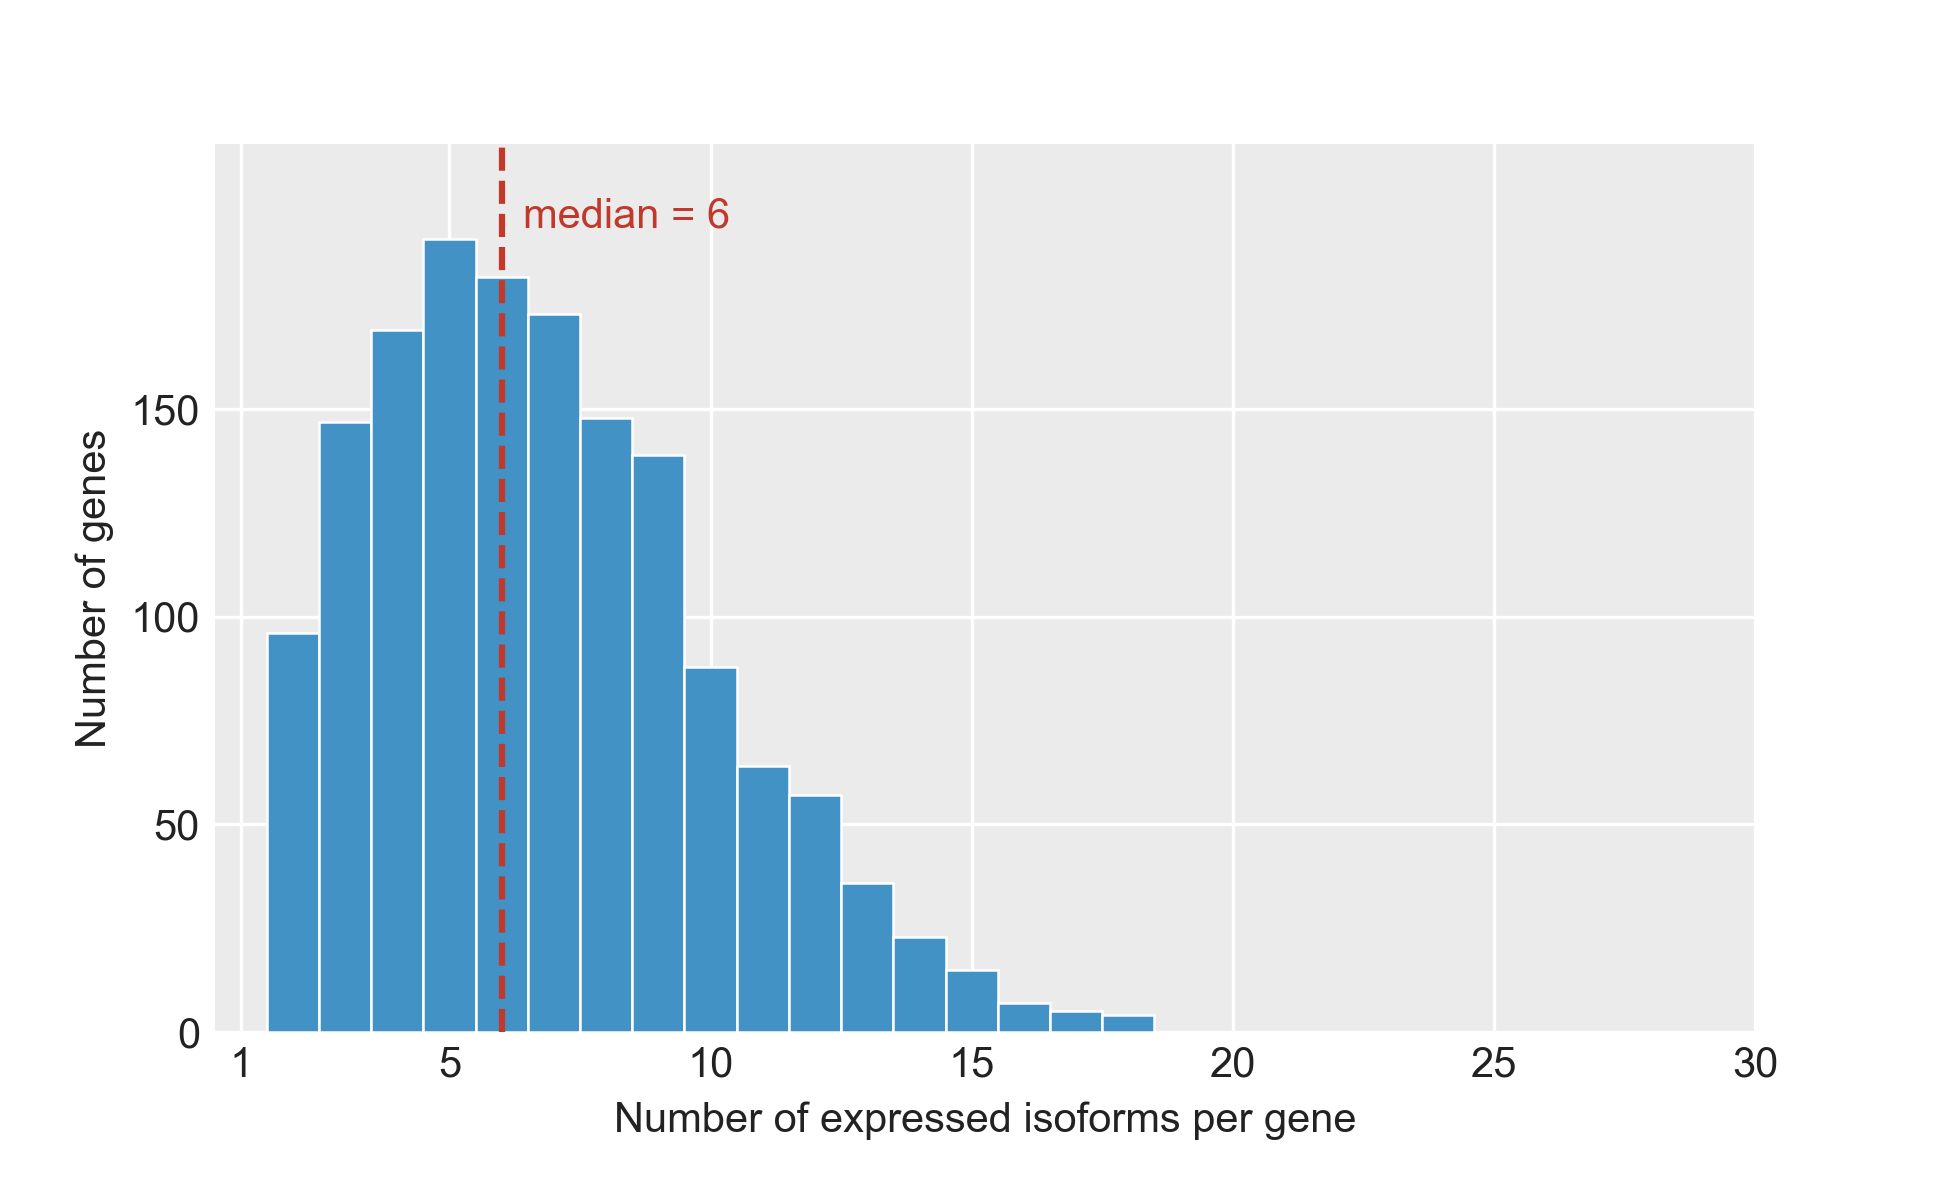

Recreate this plot in Python.
"""SF27 — Isoform count per gene in the Isopair pair-set cohort (n = 1,585).

Standalone rebuild of the isoform-count panel that was previously bundled
as Panel A of PairSetDescriptives. Split per Yul-era paper numbering so
the paper's SF27 reference resolves to one figure.

Style: matplotlib rendered with ggplot-mimic theme (grey panel + white
gridlines) so the panel visually matches SF1-SF23. See
figures/lib/ggplot_style.py.
"""

from __future__ import annotations
import sys
from pathlib import Path

import matplotlib.pyplot as plt
import numpy as np
import pandas as pd

HERE = Path(__file__).resolve().parent
LIB  = HERE.parents[1] / "lib"
sys.path.insert(0, str(LIB))

from ggplot_style import (
    apply_ggplot_rcparams,
    style_axes_ggplot,
    render_and_validate,
    docx_body_fs,
    BAR_COLOR,
    TITLE_C,
    HEADER_FS,
)

NATIVE_W = 6.5
BODY_FS = docx_body_fs(NATIVE_W)

# Must follow BODY_FS: rcParams drive tick sizes, and the local BODY_FS
# shadows the module constant (see apply_ggplot_rcparams docstring).
apply_ggplot_rcparams(BODY_FS)

DATA = HERE / "data"


def main():
    iso = pd.read_csv(DATA / "isoforms_per_gene.tsv", sep="\t")
    summary = pd.read_csv(DATA / "descriptives_summary.tsv", sep="\t").set_index("metric")["value"]
    n_genes = int(summary.loc["n_genes_in_pop_BC"])
    med     = int(summary.loc["median_isoforms_per_gene"])

    fig, ax = plt.subplots(figsize=(NATIVE_W, 4.0))
    fig.subplots_adjust(left=0.11, right=0.90, top=0.88, bottom=0.14)

    style_axes_ggplot(ax, body_fs=BODY_FS)

    # Histogram with 1-count bins
    counts = iso["n_isoforms"].astype(int)
    max_bin = min(int(counts.quantile(0.995)) + 1, 30)
    bins = np.arange(1, max_bin + 2) - 0.5
    ax.hist(counts, bins=bins, color=BAR_COLOR, edgecolor="white", linewidth=0.6, zorder=3)

    # Explicit y-headroom + capped ticks so the top y-tick label never clips the
    # figure top edge (4-CT re-scope: median dropped to 6, tallest bin grew and
    # the auto-limit placed a 250 tick that clipped).
    bin_heights, _ = np.histogram(counts, bins=bins)
    top_h = int(bin_heights.max())
    ax.set_ylim(0, top_h * 1.12)
    ax.set_yticks(np.arange(0, top_h, 50))

    # Median reference line
    ax.axvline(med, linestyle="--", color="#c0392b", linewidth=1.5, zorder=4)
    ymax = ax.get_ylim()[1]
    ax.text(
        med + 0.4, ymax * 0.94,
        f"median = {med}",
        ha="left", va="top",
        fontsize=BODY_FS,
        color="#c0392b",
    )

    ax.set_xlabel("Number of expressed isoforms per gene", fontsize=BODY_FS)
    ax.set_ylabel("Number of genes", fontsize=BODY_FS)
    ax.set_xlim(0.5, max_bin + 0.5)
    ax.set_xticks([1, 5, 10, 15, 20, 25, 30])

    # No overall figure title — caption carries the title role (Yul-style).
    render_and_validate(fig, HERE / "figure_sf27_isoforms_per_gene",
                        native_width_in=NATIVE_W)
    print(f"  n_genes = {n_genes:,}  median = {med}  max bin shown = {max_bin}")


if __name__ == "__main__":
    main()
